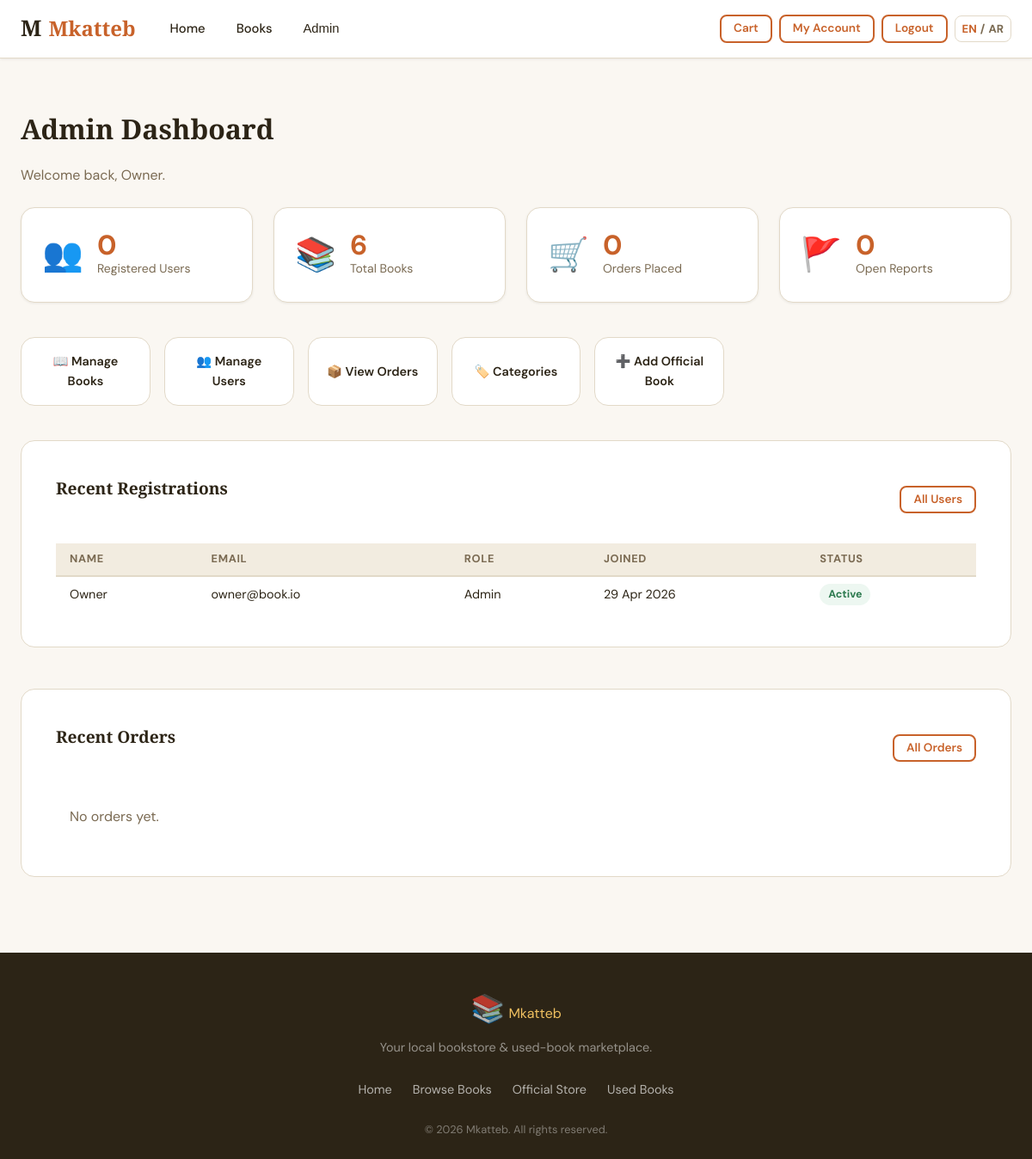
Page /admin/dashboard.php (signed in) on the committed database.
### tables this page shows
CREATE TABLE IF NOT EXISTS users (
    id          INT UNSIGNED AUTO_INCREMENT PRIMARY KEY,
    name        VARCHAR(120)    NOT NULL,
    email       VARCHAR(180)    NOT NULL UNIQUE,
    password    VARCHAR(255)    NOT NULL,
    role        ENUM('user','admin') NOT NULL DEFAULT 'user',
    avatar      VARCHAR(255)    NULL,
    phone       VARCHAR(30)     NULL,
    address     TEXT            NULL,
    is_blocked  TINYINT(1)      NOT NULL DEFAULT 0,
    created_at  DATETIME        NOT NULL DEFAULT CURRENT_TIMESTAMP,
    updated_at  DATETIME        NOT NULL DEFAULT CURRENT_TIMESTAMP ON UPDATE CURRENT_TIMESTAMP
);

### includes/functions.php (called while the page is built, shortened)
<?php
function url(string $path = ''): string {
    $path = trim($path);
    $path = str_replace('\\', '/', $path);
    $base = rtrim(BASE_URL, '/');
    if ($path === '/public') {
        $path = '';
    } elseif (strpos($path, '/public/') === 0) {
        $path = substr($path, strlen('/public/'));
    } else {
        $path = ltrim($path, '/');
    }
    return $base . ($path !== '' ? '/' . $path : '');
}
function e(string $str): string {
    return htmlspecialchars($str, ENT_QUOTES | ENT_HTML5, 'UTF-8');
}

### public/admin/dashboard.php (the view, shortened to what this page needs)
<?php
require_once __DIR__ . '/../../includes/functions.php';
$pdo = db();
$totalUsers  = $pdo->query('SELECT COUNT(*) FROM users WHERE role = "user"')->fetchColumn();
$totalBooks  = $pdo->query('SELECT COUNT(*) FROM books')->fetchColumn();
$totalOrders = $pdo->query('SELECT COUNT(*) FROM orders')->fetchColumn();
$openReports = $pdo->query('SELECT COUNT(*) FROM reports WHERE status = "open"')->fetchColumn();
$recentUsers = $pdo->query(
    'SELECT * FROM users ORDER BY created_at DESC LIMIT 5'
)->fetchAll();
$recentOrders = $pdo->query(
    'SELECT o.*, u.name AS buyer_name FROM orders o
     JOIN users u ON o.buyer_id = u.id
     ORDER BY o.created_at DESC LIMIT 5'
)->fetchAll();
include __DIR__ . '/../../includes/header.php';
?>
<div class="container admin-page">
    <div class="page-header">
        <h1>Admin Dashboard</h1>
        <p class="page-sub">Welcome back, <?= e($_SESSION['user_name']) ?>.</p>
    </div>
    <div class="stats-cards">
        <div class="stat-card">
            <span class="stat-card__icon">👥</span>
            <div>
                <div class="stat-card__value"><?= (int)$totalUsers ?></div>
                <div class="stat-card__label">Registered Users</div>
            </div>
        </div>
        <div class="stat-card">
            <span class="stat-card__icon">📚</span>
            <div>
                <div class="stat-card__value"><?= (int)$totalBooks ?></div>
                <div class="stat-card__label">Total Books</div>
            </div>
        </div>
        <div class="stat-card">
            <span class="stat-card__icon">🛒</span>
            <div>
                <div class="stat-card__value"><?= (int)$totalOrders ?></div>
                <div class="stat-card__label">Orders Placed</div>
            </div>
        </div>
        <div class="stat-card">
            <span class="stat-card__icon">🚩</span>
            <div>
                <div class="stat-card__value"><?= (int)$openReports ?></div>
                <div class="stat-card__label">Open Reports</div>
            </div>
        </div>
    </div>
    <div class="admin-shortcuts">
        <a href="<?= e(url('admin/books.php')) ?>" class="shortcut-card">📖 Manage Books</a>
        <a href="<?= e(url('admin/users.php')) ?>" class="shortcut-card">👥 Manage Users</a>
        <a href="<?= e(url('admin/orders.php')) ?>" class="shortcut-card">📦 View Orders</a>
        <a href="<?= e(url('admin/categories.php')) ?>" class="shortcut-card">🏷️ Categories</a>
        <a href="<?= e(url('add-book.php')) ?>" class="shortcut-card">➕ Add Official Book</a>
    </div>
    <div class="admin-tables">
        <section class="card">
            <div class="card__head">
                <h2 class="card__title">Recent Registrations</h2>
                <a href="<?= e(url('admin/users.php')) ?>" class="btn btn--sm btn--outline">All Users</a>
            </div>
            <table class="books-table">
                <thead><tr><th>Name</th><th>Email</th><th>Role</th><th>Joined</th><th>Status</th></tr></thead>
                <tbody>
                    <?php foreach ($recentUsers as $u): ?>
                    <tr>
                        <td><?= e($u['name']) ?></td>
                        <td><?= e($u['email']) ?></td>
                        <td><?= e(ucfirst($u['role'])) ?></td>
                        <td><?= date('d M Y', strtotime($u['created_at'])) ?></td>
                        <td><?= $u['is_blocked']
                            ? '<span class="status status--blocked">Blocked</span>'
                            : '<span class="status status--active">Active</span>' ?></td>
                    </tr>
                    <?php endforeach; ?>
                </tbody>
            </table>
        </section>
        <section class="card">
            <div class="card__head">
                <h2 class="card__title">Recent Orders</h2>
                <a href="<?= e(url('admin/orders.php')) ?>" class="btn btn--sm btn--outline">All Orders</a>
            </div>
            <?php if (empty($recentOrders)): ?>
            <p class="text-muted p-4">No orders yet.</p>
            <?php endif; ?>
        </section>
    </div>
</div>
<?php include __DIR__ . '/../../includes/footer.php'; ?>

### rows in the picture
users: name "Owner", email "owner@book.io", role "Admin", created_at "29 Apr 2026", is_blocked "Active"

### other values in the picture
$siteName "Mkatteb"
t($link['label_key']) "Home"
t($link['label_key']) "Books"
t('admin') "Admin"
t('cart') "Cart"
t('my_account') "My Account"
t('logout') "Logout"
$_SESSION['user_name'] "Owner"
$totalUsers "0"
$totalBooks "6"
$totalOrders "0"
$openReports "0"
